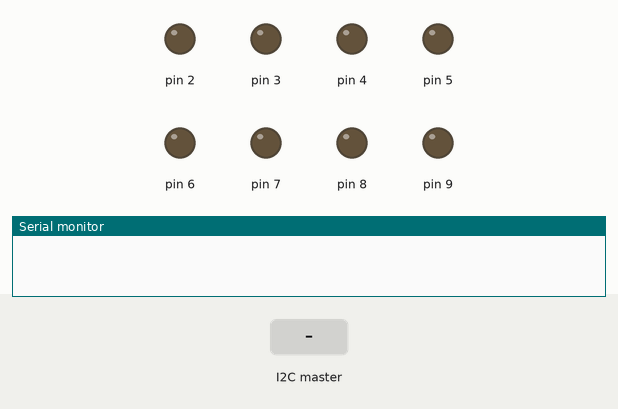
This sketch was run on a simulated Arduino Uno, built with avr-gcc and run on an emulated ATmega328P. On the bench: output pins drawn as LEDs (lit = HIGH), the last lines printed to the serial monitor. Inputs (shaded band) come from the test bench.

Above: at 1.2 s.
1.3 s: the I2C master sends the byte 2
At 2.5 s:
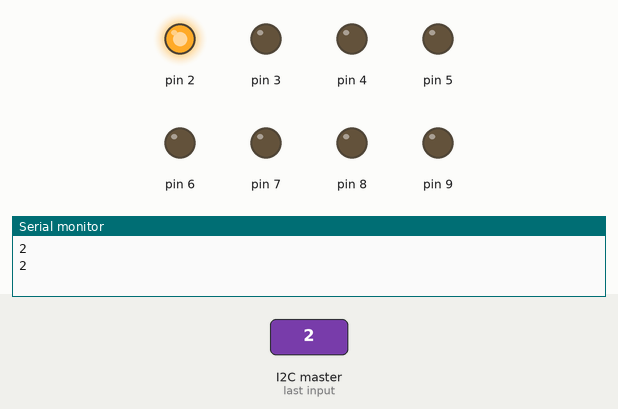
2.8 s: the I2C master sends the byte 1
At 3.6 s:
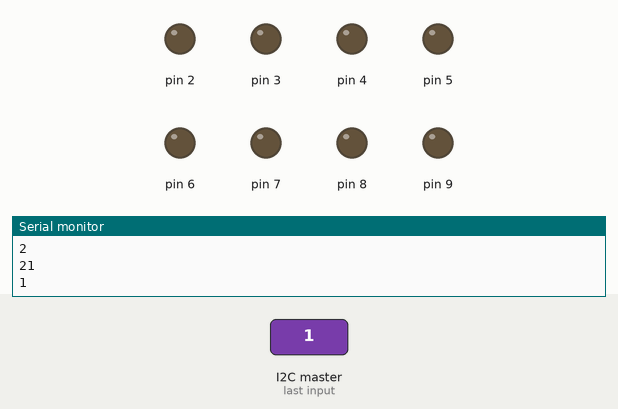
Timing chart, 0 to 5.8 s (numbered marks = the images above; inputs shaded):
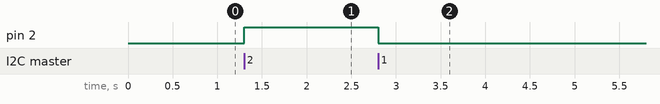

The sketch:

Room_power_control_Slave.ino
```cpp
//Father Arduino COM 4 Slave
#include <Wire.h>

long unsigned int i2cCode;

void setup() {
  Wire.begin(2);
  Wire.onReceive(receiveEvent);
Serial.begin(9600);
  pinMode(2, OUTPUT);
  pinMode(3, OUTPUT);
  pinMode(4, OUTPUT);
  pinMode(5, OUTPUT);
  pinMode(6, OUTPUT);
  pinMode(7, OUTPUT);
  pinMode(8, OUTPUT);
  pinMode(9, OUTPUT);
}

void loop() {
  if(i2cCode > 0){
Serial.print(i2cCode);
  }
  if(i2cCode == 1){
    digitalWrite(2, LOW);
  }
  if(i2cCode == 2){
    digitalWrite(2, HIGH);
  }
  if(i2cCode == 3){
    digitalWrite(3, LOW);
  }
  if(i2cCode == 4){
    digitalWrite(3, HIGH);
  }
  if(i2cCode == 5){
    digitalWrite(4, LOW);
  }
  if(i2cCode == 6){
    digitalWrite(4, HIGH);
  }
  if(i2cCode == 7){
    digitalWrite(5, LOW);
  }
  if(i2cCode == 8){
    digitalWrite(5, HIGH);
  }
  if(i2cCode == 9){
    digitalWrite(6, LOW);
  }
  if(i2cCode == 10){
    digitalWrite(6, HIGH);
  }
  if(i2cCode == 11){
    digitalWrite(7, LOW);
  }
  if(i2cCode == 12){
    digitalWrite(7, HIGH);
  }
  if(i2cCode == 13){
    digitalWrite(8, LOW);
  }
  if(i2cCode == 14){
    digitalWrite(8, HIGH);
  }
  if(i2cCode == 15){
    digitalWrite(9, LOW);
  }
  if(i2cCode == 16){
    digitalWrite(9, HIGH);
  }


i2cCode = 0;
delay(50);
}

void receiveEvent(int howMany) {
  while (Wire.available()) { // loop through all but the last
    i2cCode = Wire.read();
    Serial.println(i2cCode);
  }
}
```

Measured:
- after the input at 1.3 s, pin 2: LOW → HIGH at once
- after the input at 2.8 s, pin 2: HIGH → LOW at once
